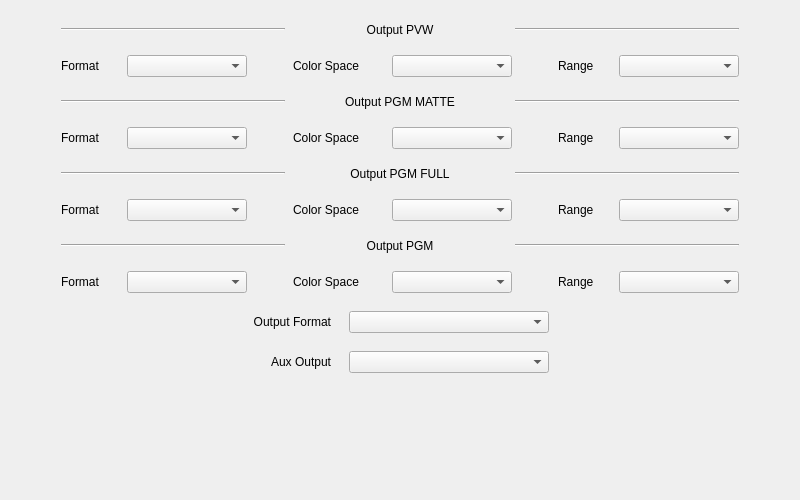
<?xml version="1.0" encoding="UTF-8"?>
<ui version="4.0">
 <class>CUE01_Output_Interface_Widget_Form</class>
 <widget class="QWidget" name="CUE01_Output_Interface_Widget_Form">
  <property name="geometry">
   <rect>
    <x>0</x>
    <y>0</y>
    <width>800</width>
    <height>500</height>
   </rect>
  </property>
  <property name="windowTitle">
   <string>Form</string>
  </property>
  <layout class="QHBoxLayout" name="horizontalLayout_9">
   <item>
    <spacer name="horizontalSpacer_9">
     <property name="orientation">
      <enum>Qt::Horizontal</enum>
     </property>
     <property name="sizeType">
      <enum>QSizePolicy::Maximum</enum>
     </property>
     <property name="sizeHint" stdset="0">
      <size>
       <width>50</width>
       <height>20</height>
      </size>
     </property>
    </spacer>
   </item>
   <item>
    <layout class="QVBoxLayout" name="verticalLayout">
     <item>
      <layout class="QHBoxLayout" name="horizontalLayout">
       <property name="spacing">
        <number>3</number>
       </property>
       <item>
        <widget class="Line" name="line">
         <property name="orientation">
          <enum>Qt::Horizontal</enum>
         </property>
        </widget>
       </item>
       <item>
        <widget class="QLabel" name="label">
         <property name="text">
          <string>Output PVW</string>
         </property>
         <property name="alignment">
          <set>Qt::AlignCenter</set>
         </property>
        </widget>
       </item>
       <item>
        <widget class="Line" name="line_2">
         <property name="orientation">
          <enum>Qt::Horizontal</enum>
         </property>
        </widget>
       </item>
      </layout>
     </item>
     <item>
      <layout class="QHBoxLayout" name="horizontalLayout_5">
       <item>
        <widget class="QLabel" name="label_5">
         <property name="maximumSize">
          <size>
           <width>60</width>
           <height>16777215</height>
          </size>
         </property>
         <property name="text">
          <string>Format</string>
         </property>
        </widget>
       </item>
       <item>
        <widget class="CustomComboBox" name="comboBox_pvw_format">
         <property name="focusPolicy">
          <enum>Qt::ClickFocus</enum>
         </property>
        </widget>
       </item>
       <item>
        <spacer name="horizontalSpacer">
         <property name="orientation">
          <enum>Qt::Horizontal</enum>
         </property>
         <property name="sizeType">
          <enum>QSizePolicy::Maximum</enum>
         </property>
         <property name="sizeHint" stdset="0">
          <size>
           <width>40</width>
           <height>20</height>
          </size>
         </property>
        </spacer>
       </item>
       <item>
        <widget class="QLabel" name="label_6">
         <property name="maximumSize">
          <size>
           <width>93</width>
           <height>16777215</height>
          </size>
         </property>
         <property name="text">
          <string>Color Space</string>
         </property>
        </widget>
       </item>
       <item>
        <widget class="CustomComboBox" name="comboBox_pvw_color">
         <property name="focusPolicy">
          <enum>Qt::ClickFocus</enum>
         </property>
        </widget>
       </item>
       <item>
        <spacer name="horizontalSpacer_2">
         <property name="orientation">
          <enum>Qt::Horizontal</enum>
         </property>
         <property name="sizeType">
          <enum>QSizePolicy::Maximum</enum>
         </property>
         <property name="sizeHint" stdset="0">
          <size>
           <width>40</width>
           <height>20</height>
          </size>
         </property>
        </spacer>
       </item>
       <item>
        <widget class="QLabel" name="label_7">
         <property name="maximumSize">
          <size>
           <width>55</width>
           <height>16777215</height>
          </size>
         </property>
         <property name="text">
          <string>Range</string>
         </property>
        </widget>
       </item>
       <item>
        <widget class="CustomComboBox" name="comboBox_pvw_range">
         <property name="focusPolicy">
          <enum>Qt::ClickFocus</enum>
         </property>
        </widget>
       </item>
      </layout>
     </item>
     <item>
      <layout class="QHBoxLayout" name="horizontalLayout_2">
       <property name="spacing">
        <number>3</number>
       </property>
       <item>
        <widget class="Line" name="line_3">
         <property name="orientation">
          <enum>Qt::Horizontal</enum>
         </property>
        </widget>
       </item>
       <item>
        <widget class="QLabel" name="label_2">
         <property name="text">
          <string>Output PGM MATTE</string>
         </property>
         <property name="alignment">
          <set>Qt::AlignCenter</set>
         </property>
        </widget>
       </item>
       <item>
        <widget class="Line" name="line_4">
         <property name="orientation">
          <enum>Qt::Horizontal</enum>
         </property>
        </widget>
       </item>
      </layout>
     </item>
     <item>
      <layout class="QHBoxLayout" name="horizontalLayout_6">
       <item>
        <widget class="QLabel" name="label_8">
         <property name="maximumSize">
          <size>
           <width>60</width>
           <height>16777215</height>
          </size>
         </property>
         <property name="text">
          <string>Format</string>
         </property>
        </widget>
       </item>
       <item>
        <widget class="CustomComboBox" name="comboBox_matte_format">
         <property name="focusPolicy">
          <enum>Qt::ClickFocus</enum>
         </property>
        </widget>
       </item>
       <item>
        <spacer name="horizontalSpacer_3">
         <property name="orientation">
          <enum>Qt::Horizontal</enum>
         </property>
         <property name="sizeType">
          <enum>QSizePolicy::Maximum</enum>
         </property>
         <property name="sizeHint" stdset="0">
          <size>
           <width>40</width>
           <height>20</height>
          </size>
         </property>
        </spacer>
       </item>
       <item>
        <widget class="QLabel" name="label_9">
         <property name="maximumSize">
          <size>
           <width>93</width>
           <height>16777215</height>
          </size>
         </property>
         <property name="text">
          <string>Color Space</string>
         </property>
        </widget>
       </item>
       <item>
        <widget class="CustomComboBox" name="comboBox_matte_color">
         <property name="focusPolicy">
          <enum>Qt::ClickFocus</enum>
         </property>
        </widget>
       </item>
       <item>
        <spacer name="horizontalSpacer_4">
         <property name="orientation">
          <enum>Qt::Horizontal</enum>
         </property>
         <property name="sizeType">
          <enum>QSizePolicy::Maximum</enum>
         </property>
         <property name="sizeHint" stdset="0">
          <size>
           <width>40</width>
           <height>20</height>
          </size>
         </property>
        </spacer>
       </item>
       <item>
        <widget class="QLabel" name="label_10">
         <property name="maximumSize">
          <size>
           <width>55</width>
           <height>16777215</height>
          </size>
         </property>
         <property name="text">
          <string>Range</string>
         </property>
        </widget>
       </item>
       <item>
        <widget class="CustomComboBox" name="comboBox_matte_range">
         <property name="focusPolicy">
          <enum>Qt::ClickFocus</enum>
         </property>
        </widget>
       </item>
      </layout>
     </item>
     <item>
      <layout class="QHBoxLayout" name="horizontalLayout_4">
       <property name="spacing">
        <number>3</number>
       </property>
       <item>
        <widget class="Line" name="line_7">
         <property name="orientation">
          <enum>Qt::Horizontal</enum>
         </property>
        </widget>
       </item>
       <item>
        <widget class="QLabel" name="label_4">
         <property name="text">
          <string>Output PGM FULL</string>
         </property>
         <property name="alignment">
          <set>Qt::AlignCenter</set>
         </property>
        </widget>
       </item>
       <item>
        <widget class="Line" name="line_8">
         <property name="orientation">
          <enum>Qt::Horizontal</enum>
         </property>
        </widget>
       </item>
      </layout>
     </item>
     <item>
      <layout class="QHBoxLayout" name="horizontalLayout_8">
       <item>
        <widget class="QLabel" name="label_14">
         <property name="maximumSize">
          <size>
           <width>60</width>
           <height>16777215</height>
          </size>
         </property>
         <property name="text">
          <string>Format</string>
         </property>
        </widget>
       </item>
       <item>
        <widget class="CustomComboBox" name="comboBox_full_format">
         <property name="focusPolicy">
          <enum>Qt::ClickFocus</enum>
         </property>
        </widget>
       </item>
       <item>
        <spacer name="horizontalSpacer_7">
         <property name="orientation">
          <enum>Qt::Horizontal</enum>
         </property>
         <property name="sizeType">
          <enum>QSizePolicy::Maximum</enum>
         </property>
         <property name="sizeHint" stdset="0">
          <size>
           <width>40</width>
           <height>20</height>
          </size>
         </property>
        </spacer>
       </item>
       <item>
        <widget class="QLabel" name="label_15">
         <property name="maximumSize">
          <size>
           <width>93</width>
           <height>16777215</height>
          </size>
         </property>
         <property name="text">
          <string>Color Space</string>
         </property>
        </widget>
       </item>
       <item>
        <widget class="CustomComboBox" name="comboBox_full_color">
         <property name="focusPolicy">
          <enum>Qt::ClickFocus</enum>
         </property>
        </widget>
       </item>
       <item>
        <spacer name="horizontalSpacer_8">
         <property name="orientation">
          <enum>Qt::Horizontal</enum>
         </property>
         <property name="sizeType">
          <enum>QSizePolicy::Maximum</enum>
         </property>
         <property name="sizeHint" stdset="0">
          <size>
           <width>40</width>
           <height>20</height>
          </size>
         </property>
        </spacer>
       </item>
       <item>
        <widget class="QLabel" name="label_16">
         <property name="maximumSize">
          <size>
           <width>55</width>
           <height>16777215</height>
          </size>
         </property>
         <property name="text">
          <string>Range</string>
         </property>
        </widget>
       </item>
       <item>
        <widget class="CustomComboBox" name="comboBox_full_range">
         <property name="focusPolicy">
          <enum>Qt::ClickFocus</enum>
         </property>
        </widget>
       </item>
      </layout>
     </item>
     <item>
      <layout class="QHBoxLayout" name="horizontalLayout_3">
       <property name="spacing">
        <number>3</number>
       </property>
       <item>
        <widget class="Line" name="line_5">
         <property name="orientation">
          <enum>Qt::Horizontal</enum>
         </property>
        </widget>
       </item>
       <item>
        <widget class="QLabel" name="label_3">
         <property name="text">
          <string>Output PGM</string>
         </property>
         <property name="alignment">
          <set>Qt::AlignCenter</set>
         </property>
        </widget>
       </item>
       <item>
        <widget class="Line" name="line_6">
         <property name="orientation">
          <enum>Qt::Horizontal</enum>
         </property>
        </widget>
       </item>
      </layout>
     </item>
     <item>
      <layout class="QHBoxLayout" name="horizontalLayout_7">
       <item>
        <widget class="QLabel" name="label_11">
         <property name="maximumSize">
          <size>
           <width>60</width>
           <height>16777215</height>
          </size>
         </property>
         <property name="text">
          <string>Format</string>
         </property>
        </widget>
       </item>
       <item>
        <widget class="CustomComboBox" name="comboBox_pgm_format">
         <property name="focusPolicy">
          <enum>Qt::ClickFocus</enum>
         </property>
        </widget>
       </item>
       <item>
        <spacer name="horizontalSpacer_5">
         <property name="orientation">
          <enum>Qt::Horizontal</enum>
         </property>
         <property name="sizeType">
          <enum>QSizePolicy::Maximum</enum>
         </property>
         <property name="sizeHint" stdset="0">
          <size>
           <width>40</width>
           <height>20</height>
          </size>
         </property>
        </spacer>
       </item>
       <item>
        <widget class="QLabel" name="label_12">
         <property name="maximumSize">
          <size>
           <width>93</width>
           <height>16777215</height>
          </size>
         </property>
         <property name="text">
          <string>Color Space</string>
         </property>
        </widget>
       </item>
       <item>
        <widget class="CustomComboBox" name="comboBox_pgm_color">
         <property name="focusPolicy">
          <enum>Qt::ClickFocus</enum>
         </property>
        </widget>
       </item>
       <item>
        <spacer name="horizontalSpacer_6">
         <property name="orientation">
          <enum>Qt::Horizontal</enum>
         </property>
         <property name="sizeType">
          <enum>QSizePolicy::Maximum</enum>
         </property>
         <property name="sizeHint" stdset="0">
          <size>
           <width>40</width>
           <height>20</height>
          </size>
         </property>
        </spacer>
       </item>
       <item>
        <widget class="QLabel" name="label_13">
         <property name="maximumSize">
          <size>
           <width>55</width>
           <height>16777215</height>
          </size>
         </property>
         <property name="text">
          <string>Range</string>
         </property>
        </widget>
       </item>
       <item>
        <widget class="CustomComboBox" name="comboBox_pgm_range">
         <property name="focusPolicy">
          <enum>Qt::ClickFocus</enum>
         </property>
        </widget>
       </item>
      </layout>
     </item>
     <item>
      <layout class="QGridLayout" name="gridLayout">
       <property name="spacing">
        <number>18</number>
       </property>
       <item row="1" column="2">
        <widget class="CustomComboBox" name="comboBox_aux_ouput">
         <property name="minimumSize">
          <size>
           <width>200</width>
           <height>0</height>
          </size>
         </property>
        </widget>
       </item>
       <item row="0" column="2">
        <widget class="CustomComboBox" name="comboBox_output_format">
         <property name="minimumSize">
          <size>
           <width>200</width>
           <height>0</height>
          </size>
         </property>
        </widget>
       </item>
       <item row="1" column="1">
        <widget class="QLabel" name="label_18">
         <property name="text">
          <string>Aux Output</string>
         </property>
         <property name="alignment">
          <set>Qt::AlignRight|Qt::AlignTrailing|Qt::AlignVCenter</set>
         </property>
        </widget>
       </item>
       <item row="0" column="1">
        <widget class="QLabel" name="label_17">
         <property name="text">
          <string>Output Format</string>
         </property>
         <property name="alignment">
          <set>Qt::AlignRight|Qt::AlignTrailing|Qt::AlignVCenter</set>
         </property>
        </widget>
       </item>
       <item row="0" column="0">
        <spacer name="horizontalSpacer_11">
         <property name="orientation">
          <enum>Qt::Horizontal</enum>
         </property>
         <property name="sizeHint" stdset="0">
          <size>
           <width>40</width>
           <height>20</height>
          </size>
         </property>
        </spacer>
       </item>
       <item row="1" column="0">
        <spacer name="horizontalSpacer_12">
         <property name="orientation">
          <enum>Qt::Horizontal</enum>
         </property>
         <property name="sizeHint" stdset="0">
          <size>
           <width>40</width>
           <height>20</height>
          </size>
         </property>
        </spacer>
       </item>
       <item row="0" column="3">
        <spacer name="horizontalSpacer_13">
         <property name="orientation">
          <enum>Qt::Horizontal</enum>
         </property>
         <property name="sizeHint" stdset="0">
          <size>
           <width>40</width>
           <height>20</height>
          </size>
         </property>
        </spacer>
       </item>
       <item row="1" column="3">
        <spacer name="horizontalSpacer_14">
         <property name="orientation">
          <enum>Qt::Horizontal</enum>
         </property>
         <property name="sizeHint" stdset="0">
          <size>
           <width>40</width>
           <height>20</height>
          </size>
         </property>
        </spacer>
       </item>
      </layout>
     </item>
     <item>
      <spacer name="verticalSpacer">
       <property name="orientation">
        <enum>Qt::Vertical</enum>
       </property>
       <property name="sizeType">
        <enum>QSizePolicy::Maximum</enum>
       </property>
       <property name="sizeHint" stdset="0">
        <size>
         <width>20</width>
         <height>100</height>
        </size>
       </property>
      </spacer>
     </item>
    </layout>
   </item>
   <item>
    <spacer name="horizontalSpacer_10">
     <property name="orientation">
      <enum>Qt::Horizontal</enum>
     </property>
     <property name="sizeType">
      <enum>QSizePolicy::Maximum</enum>
     </property>
     <property name="sizeHint" stdset="0">
      <size>
       <width>50</width>
       <height>20</height>
      </size>
     </property>
    </spacer>
   </item>
  </layout>
 </widget>
 <customwidgets>
  <customwidget>
   <class>CustomComboBox</class>
   <extends>QComboBox</extends>
   <header>src.components.CustomComboBox</header>
  </customwidget>
 </customwidgets>
 <resources/>
 <connections/>
</ui>
